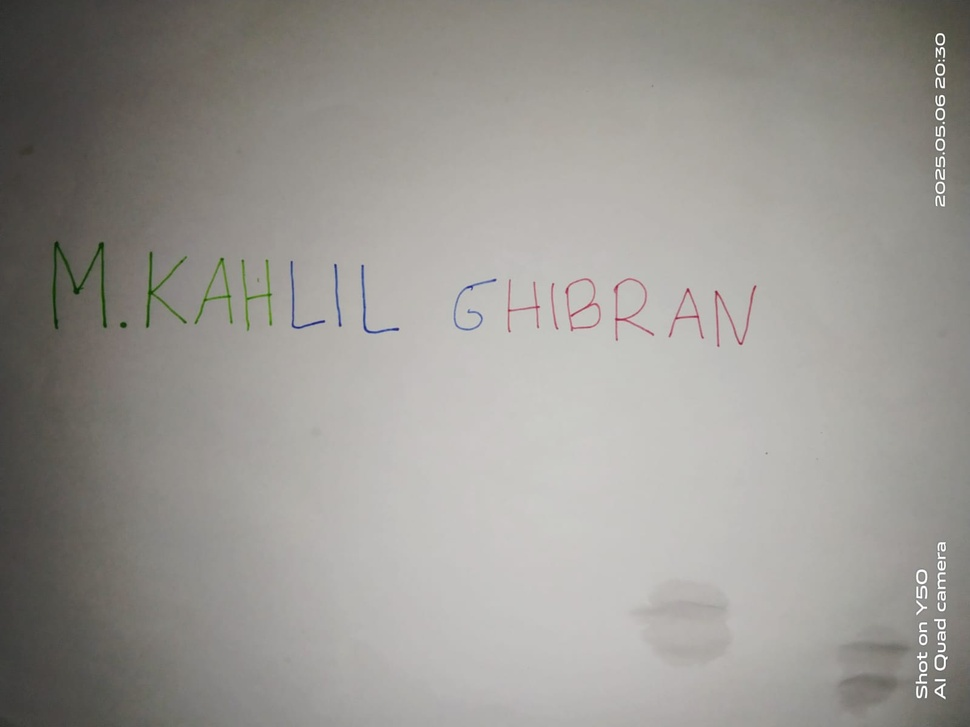
#> input picture Project UTS PCD_202331066_M.Kahlil Ghibran/Foto Nama.jpg, 970 x 727 px, shrunk from 1600 x 1200 before the run
$ jupyter execute --allow-errors 'PROJECT UTS PCD TERBARU.ipynb'
#> lines starting #> are read from the running program, lines starting #| are printed output that depends on the picture; after the words box and inside, x2 and y2 are one past the last pixel; in counts of white or black regions, pixels touching at a corner belong together
# Import Library

[cell 1]
import cv2
import matplotlib.pyplot as plt
import numpy as np
from skimage.filters import threshold_otsu

# Nomor 1

[cell 2]
image = cv2.imread("Foto Nama.jpg")
#> image is the input picture: shape (727, 970, 3); mean B, G, R 146.8, 151.4, 153.7

[cell 3]
print(image.shape)
#| (727, 970, 3)
print(image.dtype)
#| uint8

[cell 4]
b = image [:,:,0]
g = image [:,:,1]
r = image [:,:,2]

[cell 5]
(baris, kolom)= image.shape[:2]
#> baris = 727; kolom = 970

[cell 6]
B, G, R = cv2.split(image)

image_rgb = cv2.cvtColor(image, cv2.COLOR_BGR2RGB)

fig, axs = plt.subplots(2,2, figsize=(15,5))

axs[0,0].imshow(image_rgb)
axs[0,0].set_title("Citra Kontras")
axs[0,0].axis('on')

axs[0,1].imshow(R, cmap='gray')
axs[0,1].set_title("Merah")
axs[0,1].axis('on')

axs[1,0].imshow(G, cmap='gray')
axs[1,0].set_title("Hijau")
axs[1,0].axis('on')

axs[1,1].imshow(B, cmap='gray')
axs[1,1].set_title("Biru")
axs[1,1].axis('on')

[cell 7]
fig_hist, axs_hist = plt.subplots(2, 2, figsize=(15, 5))

axs_hist[0, 0].hist(image_rgb.ravel(), bins=256, range=[0, 256], color='blue', alpha=0.7)
axs_hist[0, 0].set_title("Histogram Citra Kontras")
axs_hist[0, 0].set_xlabel("Intensitas Piksel")
axs_hist[0, 0].set_ylabel("Frekuensi")

axs_hist[0, 1].hist(R.ravel(), bins=256, range=[0, 256], color='red', alpha=0.7)
axs_hist[0, 1].set_title("Histogram Saluran Merah (Red)")
axs_hist[0, 1].set_xlabel("Intensitas Piksel")
axs_hist[0, 1].set_ylabel("Frekuensi")

axs_hist[1, 0].hist(G.ravel(), bins=256, range=[0, 256], color='green', alpha=0.7)
axs_hist[1, 0].set_title("Histogram Saluran Hijau (Green)")
axs_hist[1, 0].set_xlabel("Intensitas Piksel")
axs_hist[1, 0].set_ylabel("Frekuensi")

axs_hist[1, 1].hist(B.ravel(), bins=256, range=[0, 256], color='blue', alpha=0.7)
axs_hist[1, 1].set_title("Histogram Saluran Biru (Blue)")
axs_hist[1, 1].set_xlabel("Intensitas Piksel")
axs_hist[1, 1].set_ylabel("Frekuensi")

plt.tight_layout()
plt.show()
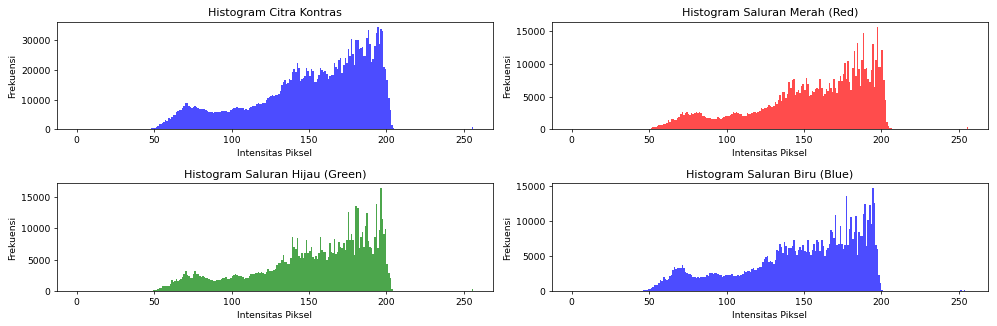
#> figure drawn by matplotlib, 4 panels; panel 1: tallest bar 34548 high, from x = 194 to 195; panel 2: tallest bar 15671 high, from x = 197 to 198; panel 3: tallest bar 16386 high, from x = 196 to 197; panel 4: tallest bar 14637 high, from x = 194 to 195

# Nomor 2

# Ambang Batas Citra Blue

[cell 8]
hsv = cv2.cvtColor(image, cv2.COLOR_BGR2HSV)
#> hsv: shape (727, 970, 3); mean H, S, V 22, 13.6, 153.9

lower_blue = np.array([100, 50, 50])
upper_blue = np.array([130, 255, 255])

mask = cv2.inRange(hsv, lower_blue, upper_blue)
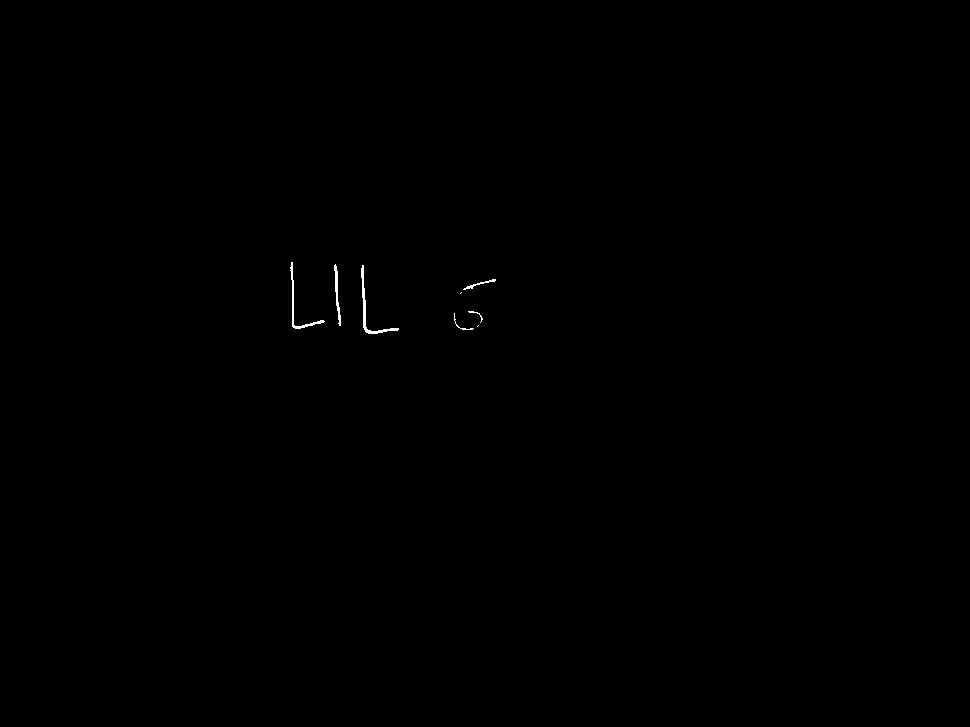
#> mask: shape (727, 970); 0.12% white in thin lines or dots, all inside (x1, y1, x2, y2) = (290, 262, 496, 334)

hasil = cv2.bitwise_and(image, image, mask=mask)

fig, axs = plt.subplots(1, 2, figsize=(10, 5))

axs[0].imshow(cv2.cvtColor(image, cv2.COLOR_BGR2RGB))
axs[0].set_title('Citra Asli')

axs[1].imshow(mask, cmap='gray')
axs[1].set_title('Blue')

plt.show()
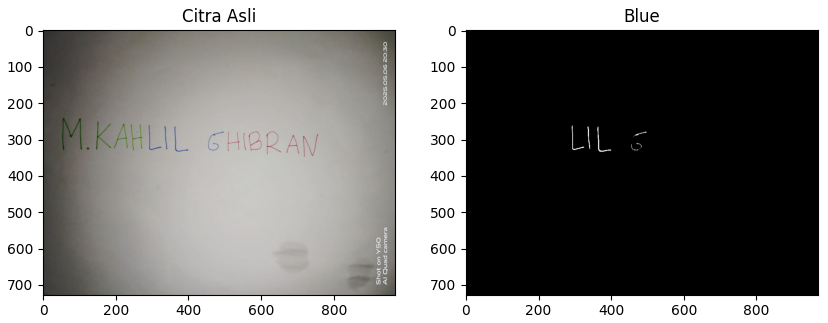
#> figure drawn by matplotlib, 2 panels

# Ambang Batas Red-Blue

[cell 9]
image = cv2.imread('Foto Nama.jpg')

color_image_rgb = cv2.cvtColor(image, cv2.COLOR_BGR2RGB)

hsv = cv2.cvtColor(image, cv2.COLOR_BGR2HSV)

lower_blue = np.array([100, 50, 50])
upper_blue = np.array([130, 255, 255])

lower_red1 = np.array([0, 50, 50])
upper_red1 = np.array([10, 255, 255])
lower_red2 = np.array([170, 50, 50])
upper_red2 = np.array([180, 255, 255])

mask_blue = cv2.inRange(hsv, lower_blue, upper_blue)
mask_red1 = cv2.inRange(hsv, lower_red1, upper_red1)
#> mask_red1: shape (727, 970); every value is 0
mask_red2 = cv2.inRange(hsv, lower_red2, upper_red2)
#> mask_red2: shape (727, 970); 0.2% white in thin lines or dots, all inside (x1, y1, x2, y2) = (508, 278, 756, 347)

mask_red = cv2.bitwise_or(mask_red1, mask_red2)

mask_combined = cv2.bitwise_or(mask_blue, mask_red)
#> mask_combined: shape (727, 970); 0.32% white in thin lines or dots, all inside (x1, y1, x2, y2) = (290, 262, 756, 347)

fig, axs = plt.subplots(1, 2, figsize=(10, 5))

axs[0].imshow(color_image_rgb)
axs[0].set_title('Citra Asli')
axs[0].axis('off')

axs[1].imshow(mask_combined, cmap='gray')
axs[1].set_title('Red-Blue')
axs[1].axis('off')

plt.tight_layout()
plt.show()

# Ambang Batas Red-Green-Blue

[cell 10]
hsv = cv2.cvtColor(image, cv2.COLOR_BGR2HSV)


lower_blue = np.array([100, 50, 50])
upper_blue = np.array([130, 255, 255])

lower_red1 = np.array([0, 50, 50])
upper_red1 = np.array([10, 255, 255])
lower_red2 = np.array([170, 50, 50])
upper_red2 = np.array([180, 255, 255])

lower_green = np.array([35, 50, 50])
upper_green = np.array([85, 255, 255])

mask_blue = cv2.inRange(hsv, lower_blue, upper_blue)
mask_red1 = cv2.inRange(hsv, lower_red1, upper_red1)
mask_red2 = cv2.inRange(hsv, lower_red2, upper_red2)
mask_green = cv2.inRange(hsv, lower_green, upper_green)
#> mask_green: shape (727, 970); 0.44% white; 5 white regions, box (x1, y1, x2, y2) and area: (51, 241, 107, 329) 1203, (145, 252, 187, 328) 704, (194, 257, 233, 324) 589, (241, 259, 272, 331) 588, (120, 321, 127, 328) 29

mask_combined = cv2.bitwise_or(mask_blue, mask_red1)
mask_combined = cv2.bitwise_or(mask_combined, mask_red2)
mask_combined = cv2.bitwise_or(mask_combined, mask_green)
#> mask_combined: shape (727, 970); 0.76% white; 26 white regions (6 under 20 px), largest, box (x1, y1, x2, y2) and area: (51, 241, 107, 329) 1203, (145, 252, 187, 328) 704, (194, 257, 233, 324) 589

hasil = cv2.bitwise_and(image, image, mask=mask_combined)

fig, axs = plt.subplots(1, 2, figsize=(10, 5))

axs[0].imshow(cv2.cvtColor(image, cv2.COLOR_BGR2RGB))
axs[0].set_title('Citra Asli')

axs[1].imshow(mask_combined, cmap='gray')
axs[1].set_title('Red-Green-Blue')

plt.show()

# Ambang Batas None

[cell 11]
def display_image(image, title="Image"):
    plt.imshow(cv2.cvtColor(image, cv2.COLOR_BGR2RGB))
    plt.title(title)
    plt.axis('on')
    plt.show()

hsv_image = cv2.imread('Foto Nama.jpg', cv2.IMREAD_COLOR)
hsv_image = cv2.cvtColor(hsv_image, cv2.COLOR_BGR2HSV)

lower_blue = np.array([100, 50, 50])
upper_blue = np.array([130, 255, 255])

lower_red1 = np.array([0, 50, 50])
upper_red1 = np.array([10, 255, 255])

lower_red2 = np.array([170, 50, 50])
upper_red2 = np.array([180, 255, 255])

lower_green = np.array([50, 50, 50])
upper_green = np.array([80, 255, 255])

blue_mask = cv2.inRange(hsv_image, lower_blue, upper_blue)
red_mask1 = cv2.inRange(hsv_image, lower_red1, upper_red1)
red_mask2 = cv2.inRange(hsv_image, lower_red2, upper_red2)
green_mask = cv2.inRange(hsv_image, lower_green, upper_green)
#> green_mask: shape (727, 970); 0.04% white in thin lines or dots, all inside (x1, y1, x2, y2) = (52, 243, 204, 328)

red_blue_mask = cv2.bitwise_or(red_mask1, red_mask2)
combined_mask = cv2.bitwise_or(blue_mask, cv2.bitwise_or(red_blue_mask, green_mask))
#> combined_mask: shape (727, 970); 0.36% white in thin lines or dots, all inside (x1, y1, x2, y2) = (52, 243, 756, 347)

black_image = np.zeros_like(hsv_image, dtype=np.uint8)

black_detected_image = cv2.bitwise_and(black_image, black_image, mask=combined_mask)
#> black_detected_image: shape (727, 970, 3); every value is 0

display_image(black_detected_image, "None")

# Hasil Semuanya

#> (a cell that did not finish here is left out)

# Nomor 3

[cell 13]
path = "Foto Diri.jpg"
img = cv2.imread(path)
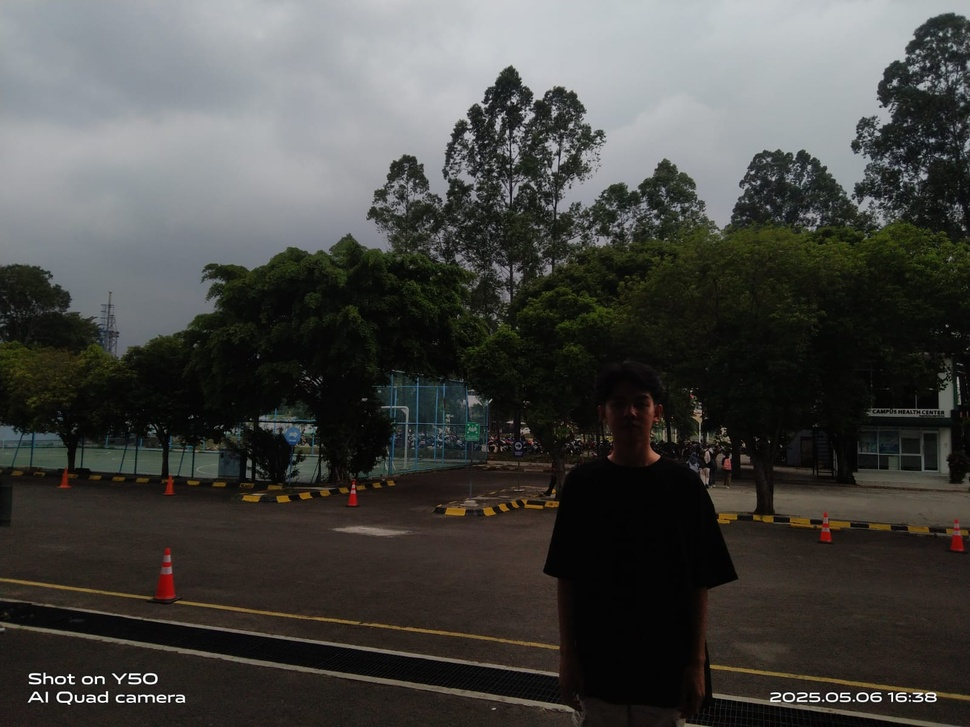
#> input picture Project UTS PCD_202331066_M.Kahlil Ghibran/Foto Diri.jpg, 970 x 727 px, shrunk from 1600 x 1200 before the run
#> img is the input picture: shape (727, 970, 3); mean B, G, R 67.5, 70.5, 70.5

img_rgb = cv2.cvtColor(img, cv2.COLOR_BGR2RGB)

img_gray = cv2.cvtColor(img, cv2.COLOR_BGR2GRAY)

bright_gray = cv2.convertScaleAbs(img_gray, alpha=1, beta=50)
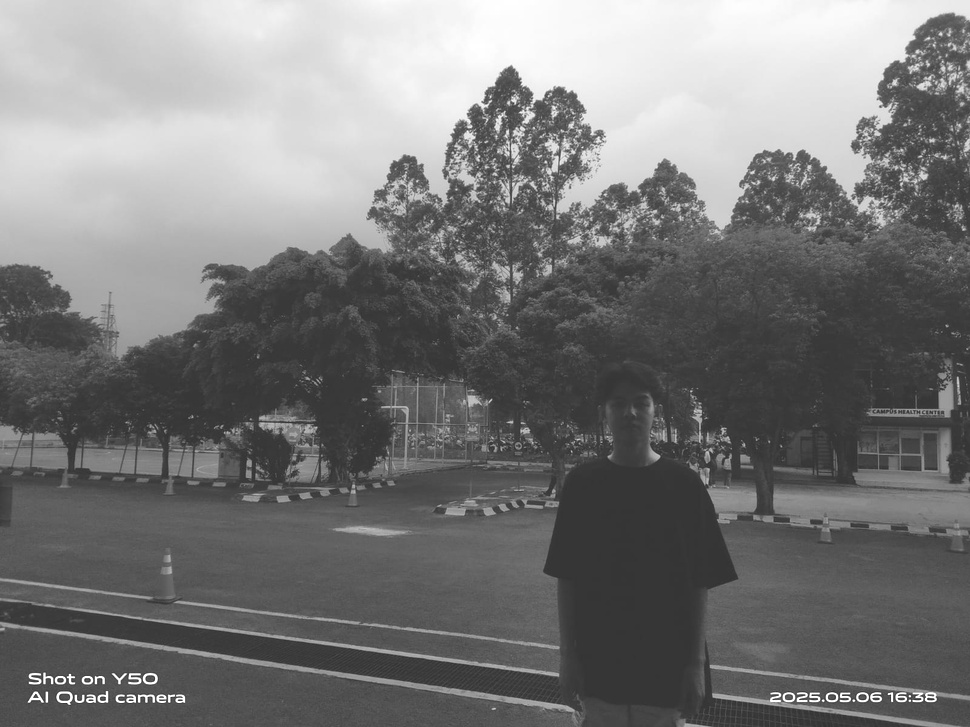
#> bright_gray: shape (727, 970); min 50, max 255, mean 120.1

contrast_gray = cv2.convertScaleAbs(img_gray, alpha=1.5, beta=0)
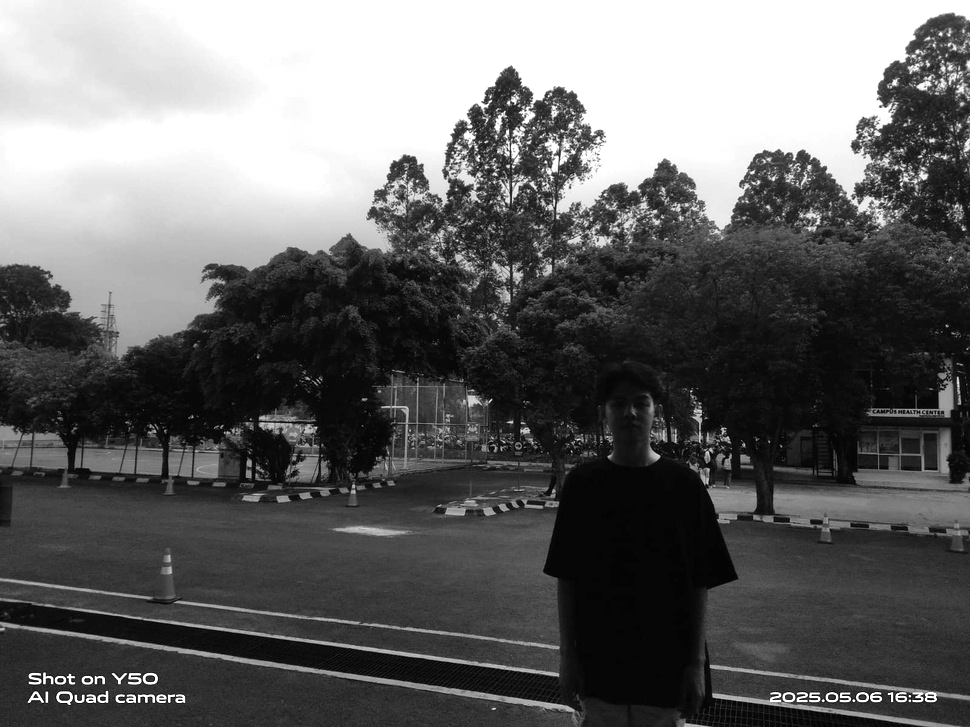
#> contrast_gray: shape (727, 970); min 0, max 255, mean 101.9

bright_contrast_gray = cv2.convertScaleAbs(img_gray, alpha=1.5, beta=50)
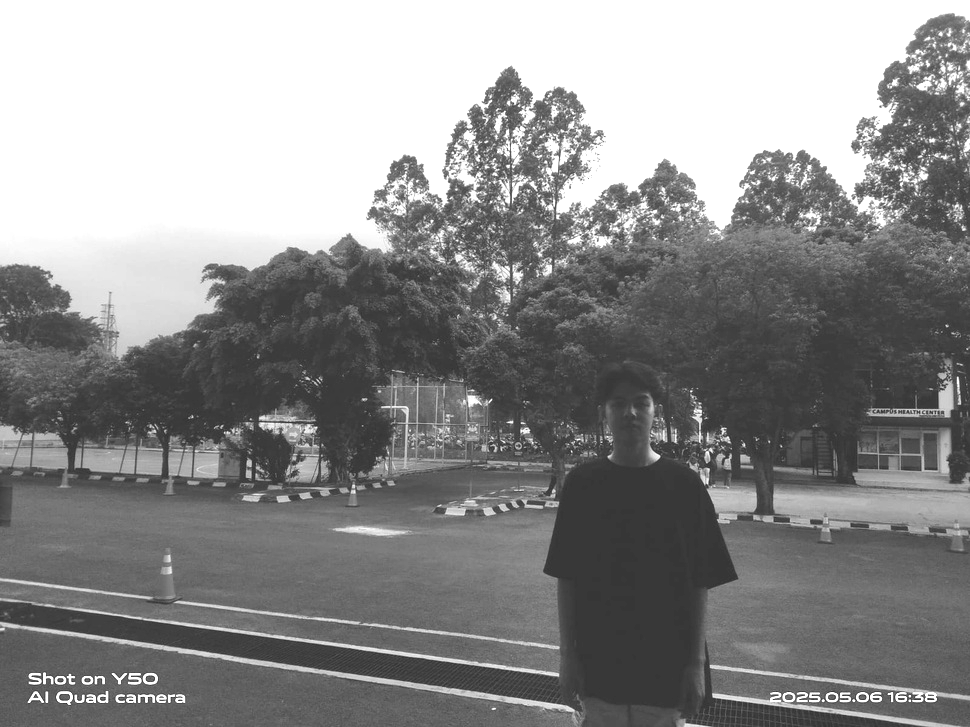
#> bright_contrast_gray: shape (727, 970); min 50, max 255, mean 141.6

plt.figure(figsize=(15, 10))

plt.subplot(2, 3, 1)
plt.imshow(img_rgb)
plt.title("Gambar Asli")
plt.axis("off")

plt.subplot(2, 3, 2)
plt.imshow(img_gray, cmap='gray')
plt.title("Gambar Gray")
plt.axis("off")

plt.subplot(2, 3, 3)
plt.imshow(bright_gray, cmap='gray')
plt.title("Gambar Gray yang Dipercerah")
plt.axis("off")

plt.subplot(2, 3, 4)
plt.imshow(contrast_gray, cmap='gray')
plt.title("Gambar Gray yang Diperkontras")
plt.axis("off")

plt.subplot(2, 3, 5)
plt.imshow(bright_contrast_gray, cmap='gray')
plt.title("Gambar Gray Dipercerah & Diperkontras")
plt.axis("off")

plt.tight_layout()
plt.show()
